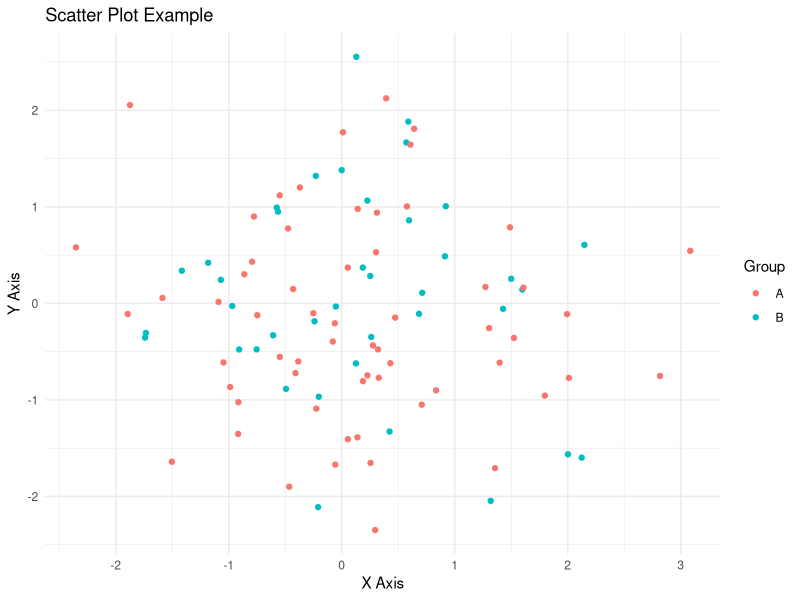

R code for this plot:
mat1 <- matrix(1:12,3,4)
mat1

mat2 <- matrix(13:24, 3, 4, byrow = TRUE)
mat2

mat1 + mat2

mat1 * mat2  # Element-wise multiplication of two matrices mat1 and mat2

t(mat2)
#
# mat1 %% t(mat2)  # Element-wise modulo operation between mat1 and the transpose of mat2

mat3 <- matrix(c(1, 3, 7, 9), 2, 2)

e3 <- eigen(mat3)

e3$values
e3$vectors

mat4 <- matrix(c(1, "a", 7, 9), 2, 2)
mat4

rbind(mat3,mat4)  # Bind rows of mat3 and mat4 together, creating a new matrix by stacking mat4's rows below mat3's rows
rbind(mat4,mat3) 


cbind(mat3,mat4)  # Bind columns of mat3 and mat4 together, creating a new matrix by placing mat4's columns to the right of mat3's columns
cbind(mat4,mat3) 


colnames(mat3) <- c("col1", "col2")
rownames(mat3) <- c("row1", "row2")
mat3

mat3[1, 1]
mat3[1, 2]

mat3[1, ]
print('--------------')
mat3[, 1]


print('-------------------------------')
mat3[, 1, drop = FALSE]


print('-------------------------------')
mat4 <- matrix(runif(100), 20, 5)
mat4

mat4[1:3, 2:4] # matrix
print('return numeric')
mat4[, 1] # numeric
print('mantained as matrix below')
mat4[, 1, drop = FALSE] # maintained as a matrix



print('IN CLASS PROBLEM')

# Inputting whales data
whales_tx <- c(74, 122, 235, 111, 292, 111, 211, 133, 156, 79)
names(whales_tx) <- 1990:1999
whales_fl <- c(89, 254, 306, 292, 274, 233, 294, 204, 204, 90)
names(whales_fl) <- 1990:1999

# Create a whale matrix
whales <- rbind(whales_tx, whales_fl)       # rows = states, cols = years
whales <- cbind(whales_tx, whales_fl)       # cols = states (overwrites previous)

# Build with column names, then row names (showing both styles as in original)
whales <- cbind(whales_tx, whales_fl)
colnames(whales) <- c("texas", "florida")
rownames(whales)
whales <- rbind(whales_tx, whales_fl)
rownames(whales) <- c("texas", "florida")
colnames(whales)

whales

print('Nmber of whales in Floria in 1998')
whales["florida", "1998"]


print('Nmber of whales in Texas btw 1995-1998')
sum(whales["texas", as.character(1995:1998)])

print('Number of whales in Florida exclude 1998')
sum(whales["florida", -which(colnames(whales) == "1998")])


mat4 <- matrix(runif(100), 10, 10)
mat4

# Apply the median function to each column of mat4 (MARGIN=2 means apply it to columns)
print('apply')
apply(mat4, MARGIN = 2, median)

print('apply')

# Define a simple function that calculates the difference between median and mean of a vector
simp_func <- function(x){
  a1 <- median(x)
  a2 <- mean(x)
  
  return(a1 - a2)
}

# Apply simp_func to each row of mat4 (MARGIN=1 means rows)
apply(mat4, 1, simp_func)

# Get the dimensions of mat4 (number of rows and columns)
dim(mat4)

# Get the number of rows in mat4
dim(mat4)[1]

# Get the number of columns in mat4
dim(mat4)[2]

# Create a vector of letters a to e
x <- letters[1:5]

# Create a numeric vector 1 to 5
y <- 1:5

# Concatenate corresponding elements of x and y with an underscore separator
z <- paste(x, y, sep = "_")

# Create a data frame from vectors x, y, and z
df1 <- data.frame(x, y, z)
df1

df1[, 1]
df1[, 2]
df1[, 3]

df1 <- data.frame(col1 = x, col2 = y, col3 = z)
df1$col2  # Access the column named 'col2' from the data frame df1, returning its contents as a vector

nam_all <- c("col1", "col2", "col3")
for (i in nam_all) {
  print(df1$i)
}

df1[, c("col1", "col3")]

df2 <- data.frame(matrix(1:12, 4, 3, by = TRUE))
df2

print("l1")
l1 <- list("one" = x, "two" = y, "ten" = 4, mat2, df2)
l1


print('----ggplot2-----')
library(ggplot2)
data(mpg)

# Example: Create a simple scatter plot using ggplot2

# Create a sample data frame
df <- data.frame(
  x = rnorm(100),
  y = rnorm(100),
  group = sample(c("A", "B"), 100, replace = TRUE)
)

# Basic scatter plot with color grouping
ggplot(df, aes(x = x, y = y, color = group)) +
  geom_point() +
  labs(title = "Scatter Plot Example",
       x = "X Axis",
       y = "Y Axis",
       color = "Group") +
  theme_minimal()


